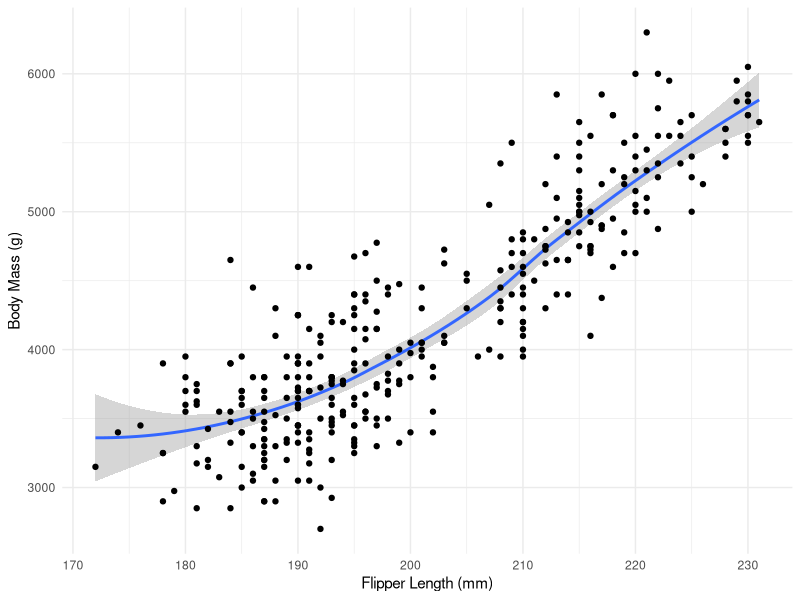

Write R code to recreate this figure. (Note: this script raises an error after producing the figure.)
## ---- chunk 1
library(tidyverse)
library(lubridate)
library(palmerpenguins)
## ---- chunk 2
(smoker <- tribble(
  ~smoker, ~male, ~female, ~`non-binary`,
  "yes", 21, 10, 1,
  "no", 20, 12, 2
))
## ---- chunk 3
(smoker_tidy <- smoker %>%
  pivot_longer(c(male, female), names_to = "gender", values_to = "count"))
smoker_tidy
## ---- chunk 4
# ERROR HERE - 2
ggplot(penguins, aes(x = flipper_length_mm, y = body_mass_g)) +
  geom_smooth() +
  geom_point(method = "lm", se = TRUE) +
  theme_minimal() +
  labs(x = "Flipper Length (mm)",
       y = "Body Mass (g)")
## ---- chunk 5
?lubridate
## ---- chunk 6
# ERROR HERE - 3
rs <- "July 25, 1920"
dym(rs) 
## ---- chunk 7
# ERROR HERE - 4
date_landing <- mdy("July 20, 1969")
difftime(today(), date_landing, units = "days")
## ---- chunk 8
# ERROR HERE - 5
difftime(today(), date_landing + weeks(1), units = "days")
## ---- chunk 9
str(penguins_raw)
## ---- chunk 10
penguins_new <- 
  penguins_raw %>%
  mutate(across(c(Sex, Species), as.factor))

levels(penguins_new$Species) # check output
## ---- chunk 11
# ERROR HERE - 6
penguins_new <-
  penguins_new %>%
  mutate(Species = rename(Species,
                          "Adelie Penguin (Pygoscelis adeliae)" = "Adelie",
                          "Chinstrap penguin (Pygoscelis antarctica)" = "Chinstrap",
                          "Gentoo penguin (Pygoscelis papua)" = "Gentoo"))
levels(penguins_new$Species) # check output
## ---- chunk 12
penguins_new <-
  penguins_new %>%
  mutate(across(where(is_character), as_factor))
## ---- chunk 13
# ERROR HERE - 7
penguins_subset <-
  penguins_new %>%
  filter(Species %in% c("Adelie", "Gentoo") & Sex == "FEMALE") %>%
  drop_na() 
## ---- chunk 14
movies <- tibble::tribble(
                                         ~movie,     ~bechdel_binary,      ~genre,                       ~distributor,
                              "American Hustle",              "pass",     "drama",      "Sony Pictures Entertainment",
                                  "Pacific Rim",              "fail",    "action",             "Warner Bros Pictures",
                             "The Great Gatsby",              "fail",     "drama",            " Warner Bros Pictures",
                                     "Hannibal",              "good",  "thriller",         "MGM Distribution Company",
 "Harry Potter and the Deathly Hallows: Part 1",              "pass",   "fantasy",             "Warner Bros Pictures",
                      "The Blair Witch Project",              "pass",    "horror",            "Artisan Entertainment",
                      "The Amazing Spider-Man",              "fail",    "fantasy",          "Sony Pictures Releasing"
  )

distributors <- tibble::tribble(
                          ~distributor, ~yr_founded,
         "Sony Pictures Entertainment",        1998,
                "Warner Bros Pictures",        1923,
            "MGM Distribution Company",        1924
  )
## ---- chunk 15
# ERROR HERE - 8
right_join(movies, distributors) 
## ---- chunk 16
# ERROR HERE - 9
left_join(movies, distributors)
## ---- chunk 17
# ERROR HERE - 10
inner_join(movies, distributors)
